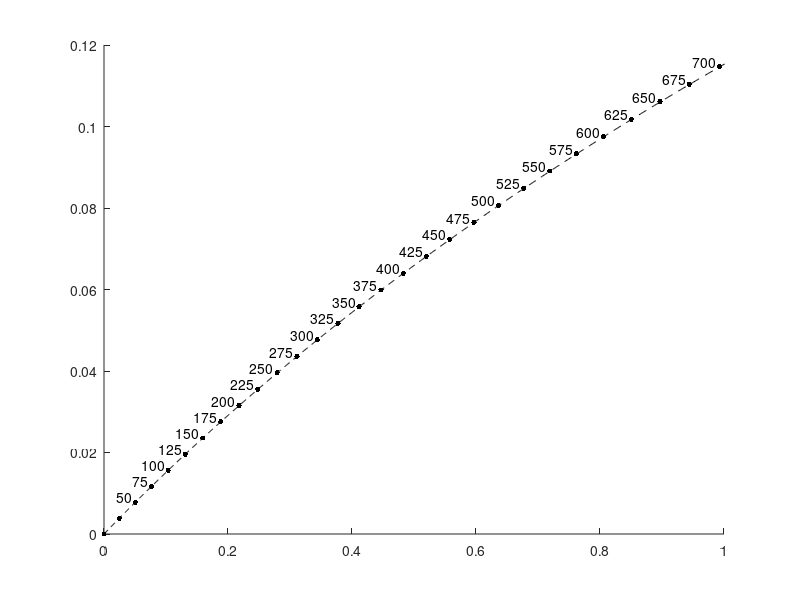

MATLAB code to generate this figure: (Note: this script raises an error after producing the figure.)
%% Add Schoene concordia curve with uncertainty

% Jaffey decay constants
    l235U = log(2)/(7.0381*10^8); % 1/Years
    l235U_sigma = log(2)/(7.0381*10^8)*0.0048/7.0381; % 1/Years
    l238U = log(2)/(4.4683*10^9); % 1/Years
    l238U_sigma = log(2)/(4.4683*10^9)*0.0024/4.4683; % 1/Years
    
    % Uncertainty of 235 decay constant relative to the 238 decay constant
    l235U_sigma_r = l235U .* sqrt((l238U_sigma/l238U).^2 + (l235U_sigma/l235U).^2); % 1/Years
    
% Schoene adjusted 235U decay constant
    l235U_Schoene = 9.8569E-10; % 1/Years
        
% Plot the concordia curve
    xl = xlim; % Note current size of figure
    tlim = log(xl+1)./l235U; % Calculate time range of current window
    t = linspace(tlim(1),tlim(2),1000); % Time vector
    r75t = exp(l235U.*t) - 1; % X axis values
    r68t = exp(l238U.*t) - 1; % Y axis values
    
    r75t_Schoene = exp(l235U_Schoene.*t) - 1; % X axis values
    hold on; plot(r75t_Schoene,r68t,'--k') % Concordia line

    xlim(xl); % Ensure that figure size hasn't changed
    
% Calculate desired range of age markers
    scale=floor(log10(range(tlim))); % Characteristic timescale (order of magnitude)
    trange = round(tlim/10.^scale); % Minimum and maximum time to a round number
    majorstep = 0.25;
    tticks = (trange(1):majorstep:trange(2)).*10^scale; % Time ticks, to a round number
    r75tticks = exp(l235U.*tticks) - 1; % X axis values
    r68tticks = exp(l238U.*tticks) - 1; % Y axis values

% Plot age markers with text labels
    hold on; plot(r75tticks,r68tticks,'.k','MarkerSize',12)
    ticklabels = cellfun(@num2str, num2cell(tticks/10^6),'UniformOutput',false);
    xoffset = range(xlim)/200;
    yoffset = range(ylim)/100;
    test = (r75tticks-xoffset)>(xl(1)+8*xoffset) & r75tticks < xl(2);
    hold on; text(r75tticks(test)-xoffset,r68tticks(test)+yoffset,ticklabels(test),'HorizontalAlignment','right')
  
    fig = gcf;
    warning('off', 'MATLAB:print:FigureTooLargeForPage')
    fig.PaperSize = [fig.PaperPosition(3) fig.PaperPosition(4)];
    set(fig,'renderer','painters')
    